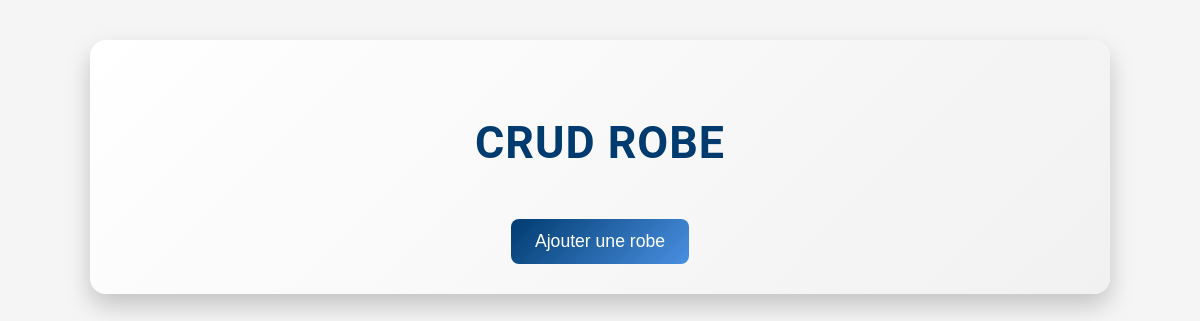
The app's page /vue/vue.robe.php, older data.
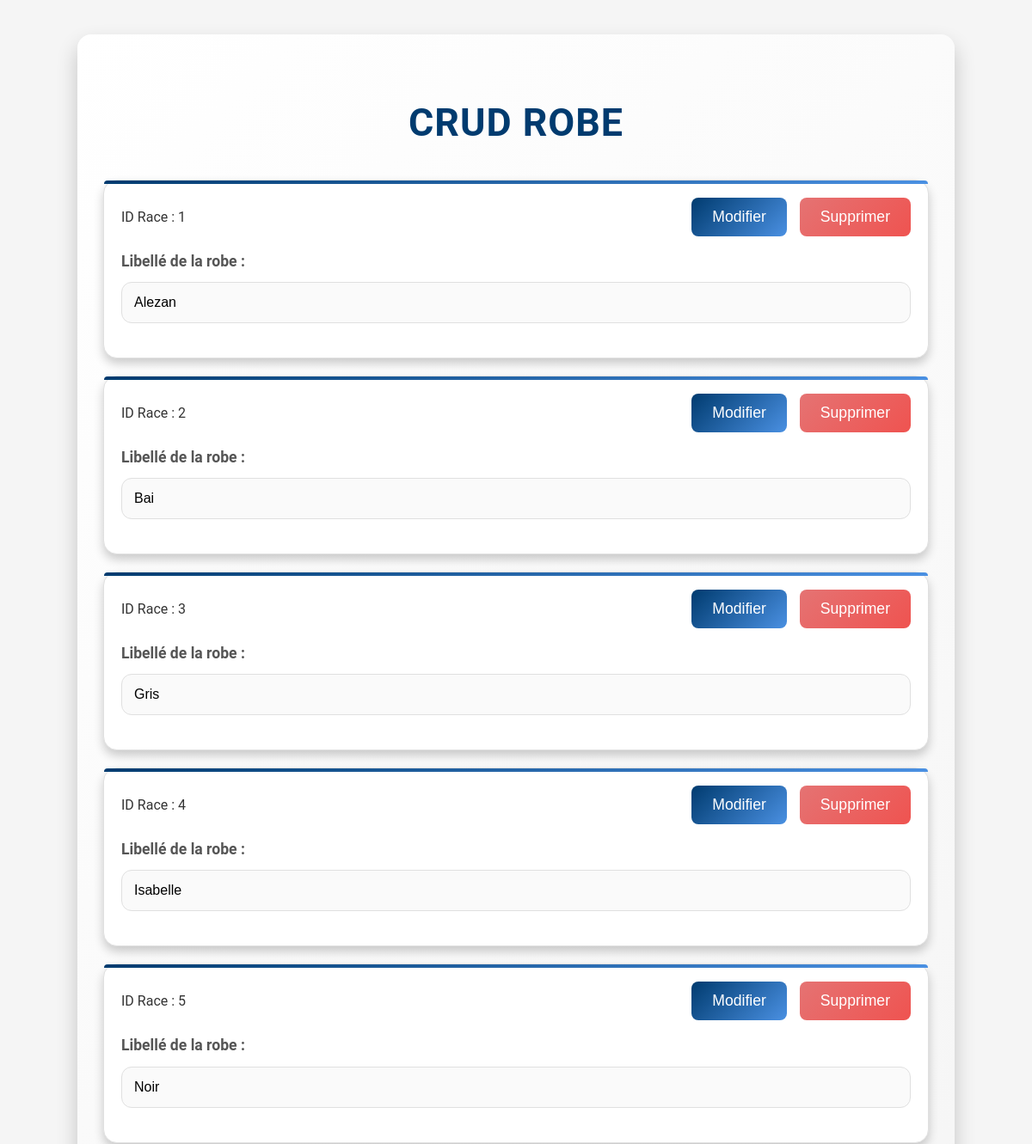
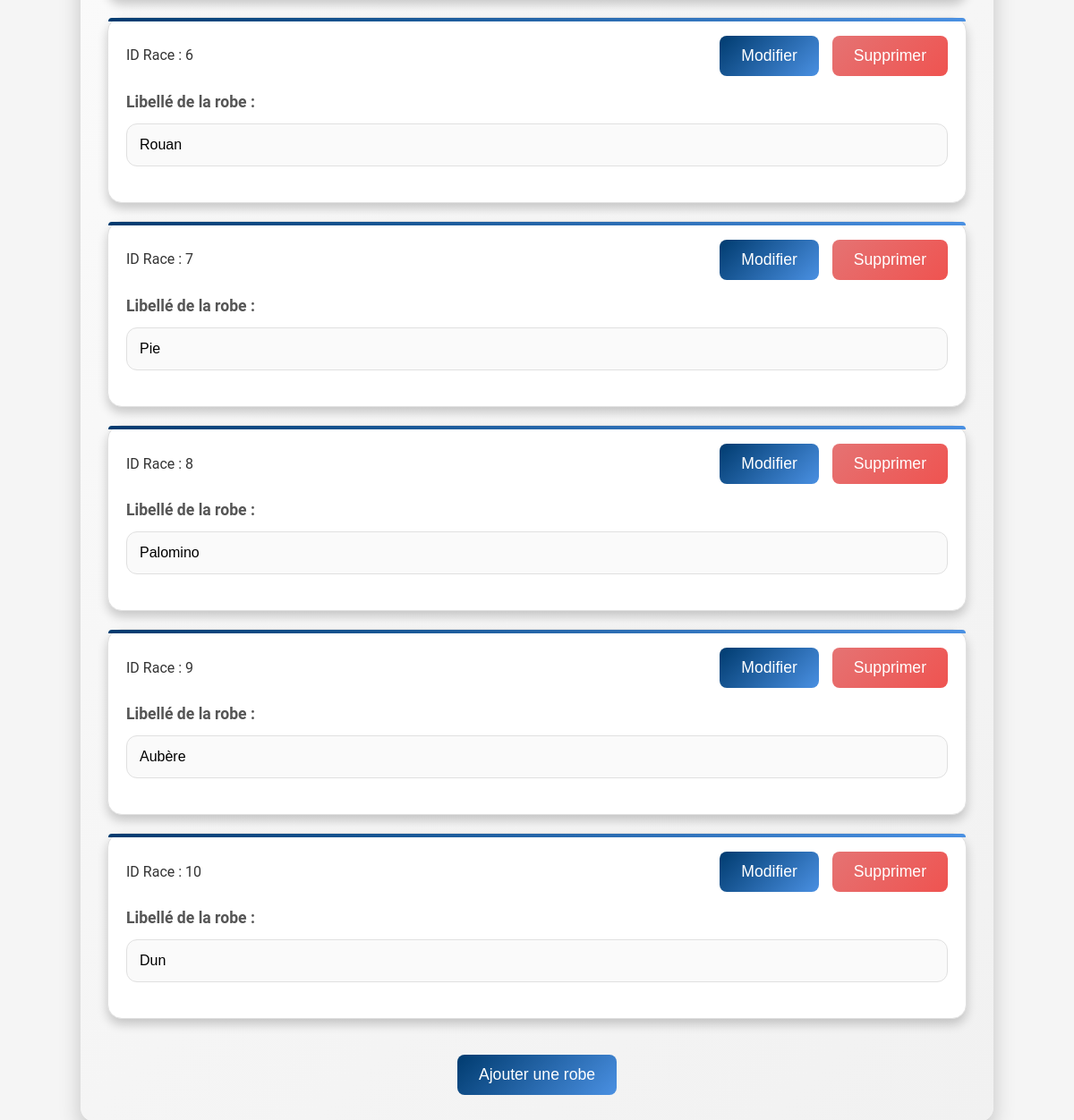
The same page, newer data (2 pictures, top to bottom).
### tables this page shows
CREATE TABLE `robe` (
  `idrobe` int(11) NOT NULL,
  `librobe` varchar(50) NOT NULL,
  `supprime` tinyint(1) DEFAULT 0
);

### class/class.robe.php (called while the page is built, shortened)
<?php
class Robe {
    private $idrobe;
    private $librobe;
    public function __construct($idro = null, $libro = null) {
        $this->idrobe = $idro;
        $this->librobe = $libro;
    }
    public function getidrobe() {
        return $this->idrobe;
    }
    public function getlibrobe() {
        return $this->librobe;
    }
    public function RobeALL(){
        $con = connexionPDO();
        $sql = "SELECT * FROM robe;";
        $executesql = $con->prepare($sql);
        $executesql->execute();
        $resultat = $executesql->fetchAll();
        return $resultat;
    }
}
?>

### vue/vue.robe.php (the view, shortened to what this page needs)
<?php
include '../class/class.robe.php';
$orobe = new Robe("", "");
$reqrobe = $orobe->RobeALL();
?>
<!DOCTYPE html>
<html lang="fr">
<head>
    <link rel="stylesheet" href="../css/style.css">
</head>
<body>
<div class="container">
    <h2>CRUD Robe</h2>
    <?php
    $i = 0;
    foreach($reqrobe as $unreqrobe) {
        if ($reqrobe [$i]['supprime'] == '0') {
            $unreqrobe = new Robe($reqrobe[$i]["idrobe"],$reqrobe[$i]["librobe"]);
    ?>
        <form name="modifier" action="traitement.robe.php" method="POST" class="entry">
            <div class="form-header">
            <span>ID Race : <?php echo $unreqrobe->getidrobe(); ?></span>
                <div class="form-buttons">
                    <button class="btn-primary" type="submit" name="modifier">Modifier</button>
                    <button class="btn-danger" type="submit" name="supprimer">Supprimer</button>
                </div>
            </div>
            <div class="form-group">
                <label for="librobe-<?php echo $i; ?>">Libellé de la robe :</label>
                <input type="text" id="librobe-<?php echo $i; ?>" name="librobe" value="<?php echo $unreqrobe->getlibrobe(); ?>"required>
            </div>
        </form>
    <?php
        }
        $i++;
    }
    ?>
    <div class="center-button">
        <button class="btn-primary" onclick="toggleForm()">Ajouter une robe</button>
    </div>
</div>
</body>
</html>

Row changes from the older to the newer data that the page shows:
added robe: idrobe "1", librobe "Alezan"
added robe: idrobe "2", librobe "Bai"
added robe: idrobe "3", librobe "Gris"
added robe: idrobe "4", librobe "Isabelle"
added robe: idrobe "5", librobe "Noir"
added robe: idrobe "6", librobe "Rouan"
added robe: idrobe "7", librobe "Pie"
added robe: idrobe "8", librobe "Palomino"
added robe: idrobe "9", librobe "Aubère"
added robe: idrobe "10", librobe "Dun"
